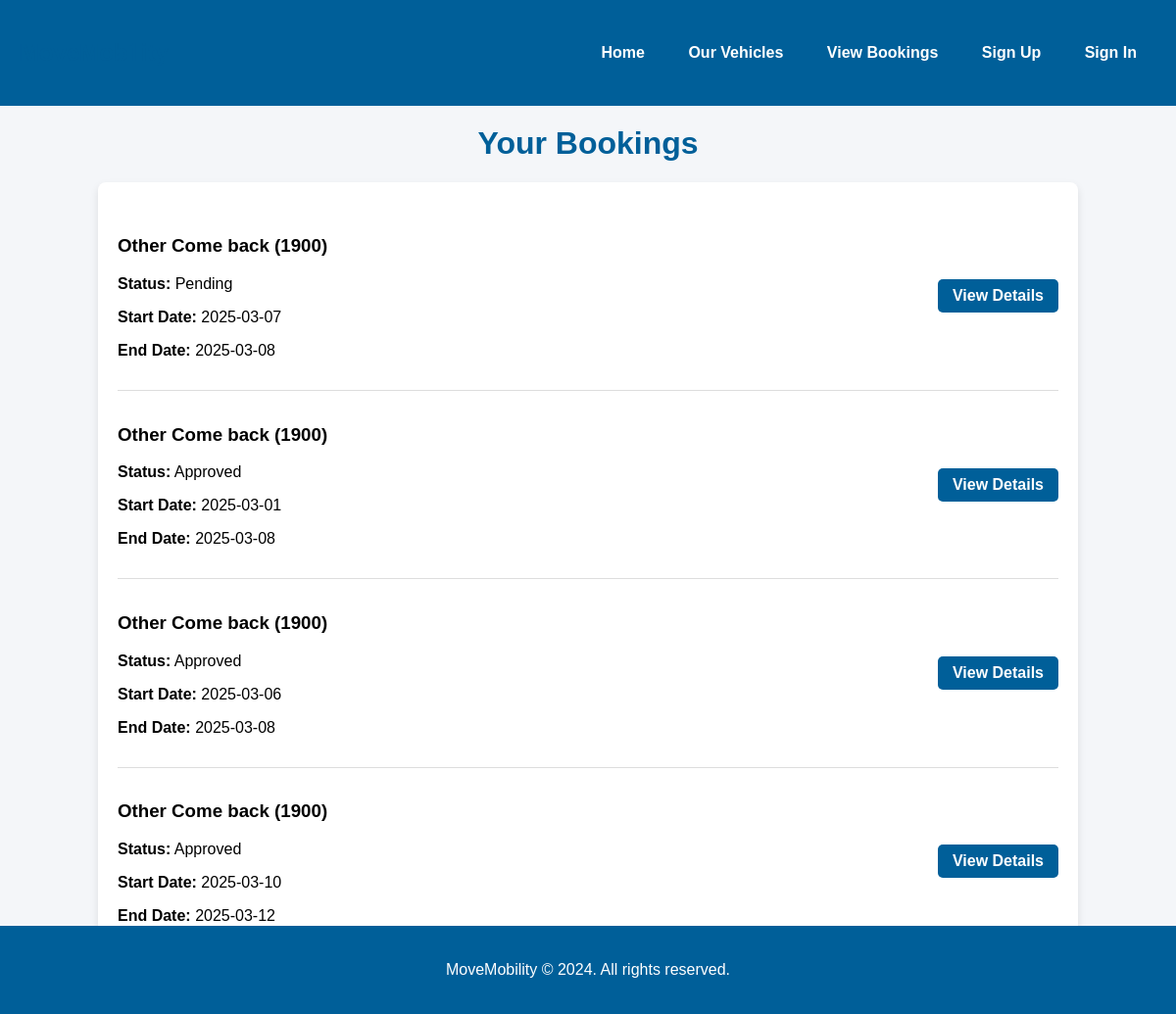
The page /view_booking.php (signed in) on the database its author committed.
### tables this page shows
CREATE TABLE `bookings` (
  `booking_id` int(11) NOT NULL,
  `user_id` int(11) DEFAULT NULL,
  `vehicle_id` int(11) DEFAULT NULL,
  `start_date` date DEFAULT NULL,
  `end_date` date DEFAULT NULL,
  `status` varchar(50) DEFAULT 'Pending',
  `created_at` timestamp NOT NULL DEFAULT current_timestamp(),
  `payment_status` enum('paid','unpaid') DEFAULT 'unpaid',
  `full_name` varchar(255) NOT NULL,
  `email` varchar(255) NOT NULL,
  `phone` varchar(20) NOT NULL,
  `pickup_location` varchar(255) NOT NULL,
  `dropoff_location` varchar(255) DEFAULT NULL,
  `car_type` varchar(50) NOT NULL,
  `additional_features` text DEFAULT NULL,
  `license` varchar(50) NOT NULL,
  `age` int(11) NOT NULL
);

CREATE TABLE `vehicles` (
  `vehicle_id` int(11) NOT NULL,
  `user_id` int(11) NOT NULL,
  `make` varchar(50) NOT NULL,
  `year` int(11) NOT NULL,
  `model` varchar(100) NOT NULL,
  `fuel_type` varchar(50) NOT NULL,
  `transmission` varchar(50) NOT NULL,
  `ramp_type` varchar(100) NOT NULL,
  `securement_system` varchar(100) NOT NULL,
  `num_wheelchair` int(11) NOT NULL,
  `height_clearance` int(11) NOT NULL,
  `seating_config` int(11) NOT NULL,
  `drive_from_wc` varchar(10) NOT NULL,
  `date_added` timestamp NOT NULL DEFAULT current_timestamp(),
  `availability` tinyint(1) NOT NULL DEFAULT 0,
  `category` varchar(255) NOT NULL,
  `vin` varchar(255) NOT NULL,
  `accessibility_type` varchar(255) NOT NULL,
  `interior_height` decimal(10,2) NOT NULL,
  `door_clearance` decimal(10,2) NOT NULL,
  `ramp_lift_width` decimal(10,2) NOT NULL,
  `registration_document` varchar(255) NOT NULL,
  `insurance_document` varchar(255) NOT NULL,
  `inspection_report` varchar(255) NOT NULL,
  `vehicle_history` text DEFAULT NULL,
  `wheelchair_securement_system` varchar(255) NOT NULL,
  `num_wheelchair_positions` int(11) NOT NULL,
  `ramp_or_lift_functional` tinyint(1) NOT NULL,
  `safety_features` text NOT NULL,
  `emergency_equipment` text NOT NULL,
  `roadworthiness` tinyint(1) NOT NULL,
  `photos` text NOT NULL,
  `rental_rates` longtext NOT NULL CHECK (json_valid(`rental_rates`)),
  `rules_and_restrictions` text NOT NULL,
  `availability_schedule` text NOT NULL,
  `approval_status` varchar(20) NOT NULL DEFAULT 'pending'
);

### view_booking.php (the view, shortened to what this page needs)
<?php
$servername = "localhost";
$username = "root";
$password = "";
$dbname = "rentalwebsite";
$conn = new mysqli($servername, $username, $password, $dbname);
$user_id = $_SESSION['user_id'];
$sql = "SELECT bookings.*, vehicles.make, vehicles.model, vehicles.year
        FROM bookings
        JOIN vehicles ON bookings.vehicle_id = vehicles.vehicle_id
        WHERE bookings.user_id = $user_id ORDER BY bookings.status DESC";
$result = $conn->query($sql);
$bookings = [];
if ($result->num_rows > 0) {
    while($row = $result->fetch_assoc()) {
        $bookings[] = $row;
    }
}
?>
<!DOCTYPE html>
<html lang="en">
<head>
</head>
<body>
    <header>
        <nav>
            <div class="logo">
                <h1>MoveMobility</h1>
            </div>
            <div class="nav-links">
                <a href="index.html">Home</a>
                <a href="our-vehicles.php">Our Vehicles</a>
                <a href="view_booking.php">View Bookings</a>
                <a href="signup.html">Sign Up</a>
                <a href="signin.php">Sign In</a>
            </div>
        </nav>
    </header>
    <h1>Your Bookings</h1>
    <div class="booking-container">
        <?php if (count($bookings) > 0): ?>
            <?php foreach ($bookings as $booking): ?>
                <div class="booking-item">
                    <div class="vehicle-info">
                        <h3><?= htmlspecialchars($booking['make'] . ' ' . $booking['model'] . ' (' . $booking['year'] . ')') ?></h3>
                        <p><strong>Status:</strong> <?= htmlspecialchars($booking['status']) ?></p>
                        <p><strong>Start Date:</strong> <?= htmlspecialchars($booking['start_date']) ?></p>
                        <p><strong>End Date:</strong> <?= htmlspecialchars($booking['end_date']) ?></p>
                    </div>
                    <div class="action-buttons">
                        <a href="view_booking_details.php?booking_id=<?= $booking['booking_id'] ?>">View Details</a>
                    </div>
                </div>
            <?php endforeach; ?>
        <?php else: ?>
            <p>You have no bookings yet. Start booking a vehicle!</p>
        <?php endif; ?>
    </div>
    <footer>
        <p>MoveMobility © 2024. All rights reserved.</p>
    </footer>
</body>
</html>

### view_booking.php (style rules this page uses)
body { font-family: 'Arial', sans-serif; margin: 0; padding: 0; background-color: #f4f6f9; }
header { background-color: #005f99; padding: 20px; color: white; }
nav { display: flex; justify-content: space-between; align-items: center; }
nav a { color: white; text-decoration: none; padding: 14px 20px; font-weight: bold; }
h1 { text-align: center; margin-top: 20px; color: #005f99; }
.booking-container { width: 80%; margin: 0 auto; background-color: white; border-radius: 8px; box-shadow: 0 4px 8px rgba(0, 0, 0, 0.1); padding: 20px; margin-bottom: 40px; }
.booking-item { display: flex; justify-content: space-between; align-items: center; border-bottom: 1px solid #ddd; padding: 15px 0; }
.booking-item:last-child { border-bottom: none; }
.vehicle-info { flex: 1; font-size: 16px; }
.action-buttons a { background-color: #005f99; color: white; padding: 8px 15px; border-radius: 5px; text-decoration: none; font-weight: bold; text-align: center; display: inline-block; }
footer { text-align: center; padding: 20px 0; background-color: #005f99; color: white; position: fixed; width: 100%; bottom: 0; }

### rows shown on the page
bookings: vehicle.year "Other Come back (1900)", status "Pending", start_date "2025-03-07", end_date "2025-03-08"
bookings: vehicle.year "Other Come back (1900)", status "Approved", start_date "2025-03-01", end_date "2025-03-08"
bookings: vehicle.year "Other Come back (1900)", status "Approved", start_date "2025-03-06", end_date "2025-03-08"
bookings: vehicle.year "Other Come back (1900)", status "Approved", start_date "2025-03-10", end_date "2025-03-12"
